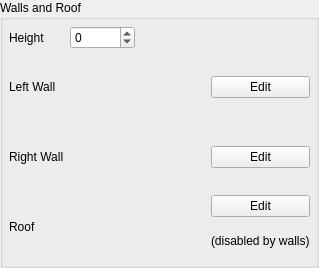
        <widget class="QGroupBox" name="groupBox_4">
         <property name="title">
          <string>Walls and Roof</string>
         </property>
         <layout class="QGridLayout" name="gridLayout_9">
          <property name="leftMargin">
           <number>6</number>
          </property>
          <property name="topMargin">
           <number>6</number>
          </property>
          <property name="rightMargin">
           <number>6</number>
          </property>
          <property name="bottomMargin">
           <number>6</number>
          </property>
          <property name="spacing">
           <number>6</number>
          </property>
          <item row="4" column="3">
           <widget class="QLabel" name="lblRoofDisabled">
            <property name="text">
             <string>(disabled by walls)</string>
            </property>
           </widget>
          </item>
          <item row="2" column="2">
           <widget class="QLabel" name="lblRWallTex2">
            <property name="sizePolicy">
             <sizepolicy hsizetype="Fixed" vsizetype="Fixed">
              <horstretch>0</horstretch>
              <verstretch>0</verstretch>
             </sizepolicy>
            </property>
            <property name="minimumSize">
             <size>
              <width>64</width>
              <height>64</height>
             </size>
            </property>
            <property name="text">
             <string/>
            </property>
           </widget>
          </item>
          <item row="1" column="2">
           <widget class="QLabel" name="lblLWallTex2">
            <property name="sizePolicy">
             <sizepolicy hsizetype="Fixed" vsizetype="Fixed">
              <horstretch>0</horstretch>
              <verstretch>0</verstretch>
             </sizepolicy>
            </property>
            <property name="minimumSize">
             <size>
              <width>64</width>
              <height>64</height>
             </size>
            </property>
            <property name="text">
             <string/>
            </property>
           </widget>
          </item>
          <item row="1" column="0">
           <widget class="QLabel" name="label_17">
            <property name="text">
             <string>Left Wall</string>
            </property>
           </widget>
          </item>
          <item row="2" column="3">
           <widget class="QPushButton" name="pbEditRWall">
            <property name="text">
             <string>Edit</string>
            </property>
           </widget>
          </item>
          <item row="0" column="0">
           <widget class="QLabel" name="label_15">
            <property name="text">
             <string>Height</string>
            </property>
           </widget>
          </item>
          <item row="1" column="1">
           <widget class="QLabel" name="lblLWallTex1">
            <property name="sizePolicy">
             <sizepolicy hsizetype="Fixed" vsizetype="Fixed">
              <horstretch>0</horstretch>
              <verstretch>0</verstretch>
             </sizepolicy>
            </property>
            <property name="minimumSize">
             <size>
              <width>64</width>
              <height>64</height>
             </size>
            </property>
            <property name="text">
             <string/>
            </property>
           </widget>
          </item>
          <item row="3" column="1" rowspan="2">
           <widget class="QLabel" name="lblRoofTex1">
            <property name="sizePolicy">
             <sizepolicy hsizetype="Fixed" vsizetype="Fixed">
              <horstretch>0</horstretch>
              <verstretch>0</verstretch>
             </sizepolicy>
            </property>
            <property name="minimumSize">
             <size>
              <width>64</width>
              <height>64</height>
             </size>
            </property>
            <property name="text">
             <string/>
            </property>
           </widget>
          </item>
          <item row="2" column="1">
           <widget class="QLabel" name="lblRWallTex1">
            <property name="sizePolicy">
             <sizepolicy hsizetype="Fixed" vsizetype="Fixed">
              <horstretch>0</horstretch>
              <verstretch>0</verstretch>
             </sizepolicy>
            </property>
            <property name="minimumSize">
             <size>
              <width>64</width>
              <height>64</height>
             </size>
            </property>
            <property name="text">
             <string/>
            </property>
           </widget>
          </item>
          <item row="3" column="3">
           <widget class="QPushButton" name="pbEditRoofTex">
            <property name="text">
             <string>Edit</string>
            </property>
           </widget>
          </item>
          <item row="2" column="0">
           <widget class="QLabel" name="label_14">
            <property name="text">
             <string>Right Wall</string>
            </property>
           </widget>
          </item>
          <item row="1" column="3">
           <widget class="QPushButton" name="pbEditLWall">
            <property name="text">
             <string>Edit</string>
            </property>
           </widget>
          </item>
          <item row="0" column="1">
           <widget class="QSpinBox" name="sbWallHeight">
            <property name="minimum">
             <number>-65535</number>
            </property>
            <property name="maximum">
             <number>65535</number>
            </property>
            <property name="singleStep">
             <number>100</number>
            </property>
           </widget>
          </item>
          <item row="3" column="2" rowspan="2">
           <widget class="QLabel" name="lblRoofTex2">
            <property name="sizePolicy">
             <sizepolicy hsizetype="Fixed" vsizetype="Fixed">
              <horstretch>0</horstretch>
              <verstretch>0</verstretch>
             </sizepolicy>
            </property>
            <property name="minimumSize">
             <size>
              <width>64</width>
              <height>64</height>
             </size>
            </property>
            <property name="text">
             <string/>
            </property>
           </widget>
          </item>
          <item row="3" column="0" rowspan="2">
           <widget class="QLabel" name="label_16">
            <property name="text">
             <string>Roof</string>
            </property>
           </widget>
          </item>
         </layout>
        </widget>
